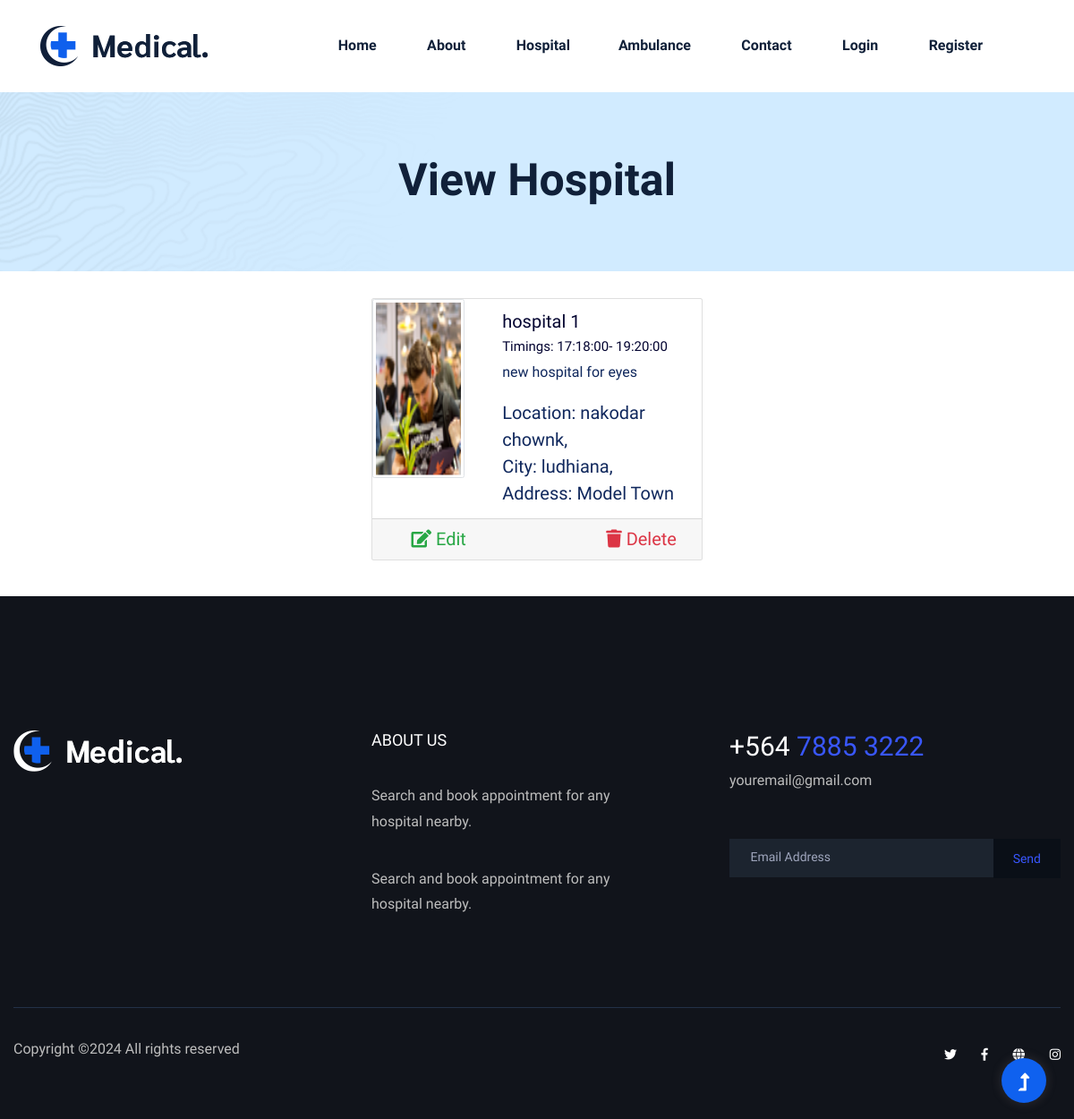
Screenshot of /view_hospital.php?id=1 with the database file from the repository.
### tables this page shows
CREATE TABLE `hospital` (
  `id` int(5) NOT NULL,
  `hospital_name` varchar(250) NOT NULL,
  `email` varchar(250) NOT NULL,
  `password` varchar(250) NOT NULL,
  `contact` bigint(50) NOT NULL,
  `thumbnail` varchar(250) NOT NULL,
  `opentiming` time NOT NULL,
  `closetime` time NOT NULL,
  `description` longtext NOT NULL,
  `location` varchar(255) NOT NULL,
  `city` varchar(250) NOT NULL,
  `address` longtext NOT NULL,
  `status` varchar(50) NOT NULL DEFAULT 'Active',
  `created_at` timestamp NOT NULL DEFAULT current_timestamp()
);

### view_hospital.php (the view, shortened to what this page needs)
<?php
if(isset($_REQUEST['id'])){
    $id=$_REQUEST['id'];
    include('config.php');
    $query="SELECT * from `hospital` where `id`='$id'";
    $res=mysqli_query($conn,$query);
    $data=mysqli_fetch_array($res);
}
?>
<?php
include('header.php');
?>
<div class="slider-area2">
        <div class="slider-height2 d-flex align-items-center">
            <div class="container">
                <div class="row">
                <div class="col-xl-12">
                    <div class="hero-cap hero-cap2 text-center">
                        <h2>View hospital</h2>
                    </div>
                </div>
                </div>
            </div>
        </div>
    </div>
<div class="container-fluid my-5">
    <div class="row">
        <div class="col-md-4"></div>
        <div class="col-md-4">
            <div class="card mb-3" style="max-width: 100%;">
                <div class="row ">
                    <div class="col-md-4">
                        <img src="hospital/<?php echo $data['thumbnail']?>" class="img-fluid rounded-start img-thumbnail" alt="..." style="height:200px; width:100%;">
                    </div>
                    <div class="col-md-8 ">
                        <div class="card-body ">
                            <h2 class="card-title "><?php echo $data['hospital_name']?></h2>
                            <h4>Timings: <?php echo $data['opentiming']?>- <?php echo $data['closetime']?></h4>
                            <p class="card-text"><?php echo $data['description']?></p>
                            <p class="card-text font1">
                                Location: <?php echo $data['location']?>,<br>
                                City: <?php echo $data['city']?>,<br>
                                Address: <?php echo $data['address']?>
                            </p>
                        </div>
                    </div>
                </div>
                <div class="card-footer">
                    <div class="row">
                        <div class="col-md-1"></div>
                        <div class="col-md-3">
                            <a href="edit_hospital.php?id=<?php echo $data['id']?>" class="text-success font1"><i class="fa fa-edit "></i> Edit</a>
                        </div>
                        <div class="col-md-4"></div>
                        <div class="col-md-4">
                            <a href="delete_hospital.php?id=<?php echo $data['id']?>" class="text-danger font1"><i class="fa fa-trash" ></i> Delete</a>
                        </div>
                    </div>
                </div>
            </div>
        </div>
    </div>
</div>
<?php
include('footer.php');
?>

### style1.css (style rules this page uses)
.font1 { font-weight:500; font-size: 20px; }

### rows the page displays
hospital: thumbnail (picture), hospital_name "hospital 1", opentiming "17:18:00", closetime "19:20:00", description "new hospital for eyes", location "nakodar chownk", city "ludhiana", address "Model Town"
